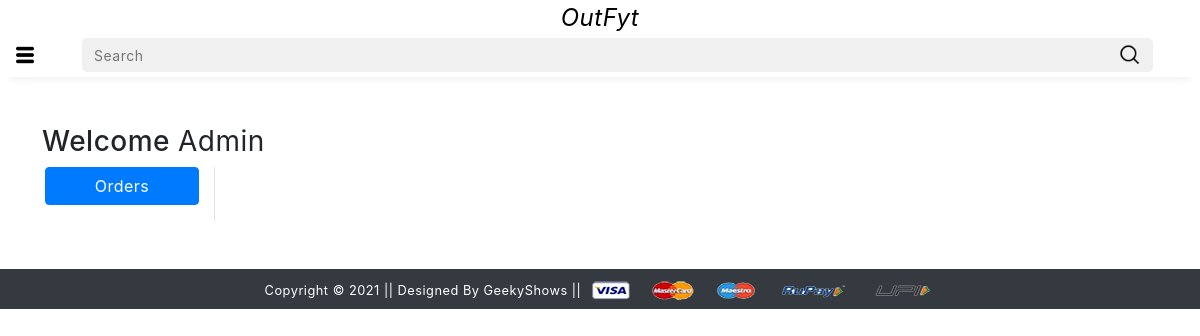
The page /orders/ (signed in) on the database as committed earlier.
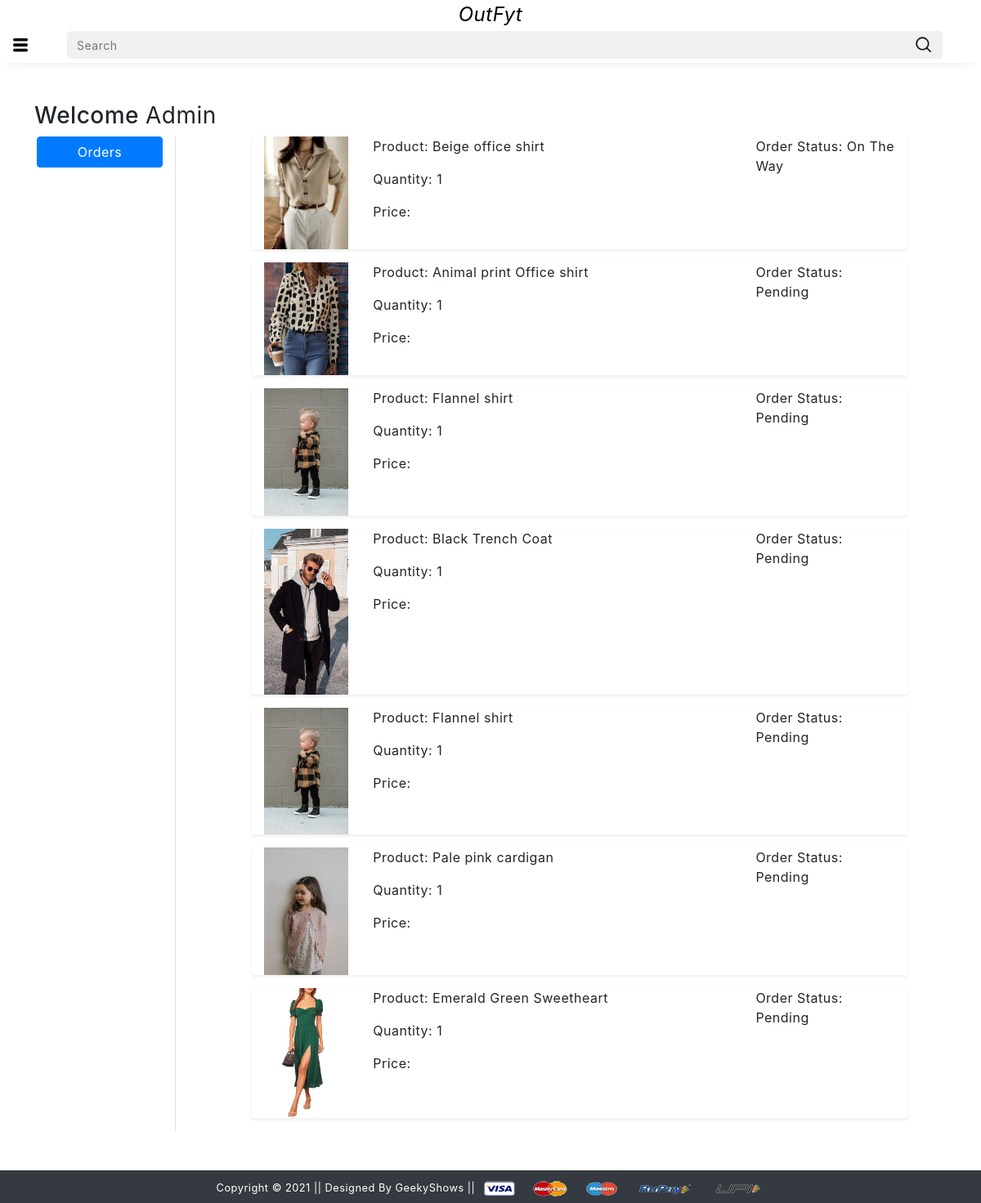
The same page on the database as committed later.
### app/models.py (models this page shows)
class OrderPlaced(models.Model):
    user=models.ForeignKey(User,on_delete=models.CASCADE)
    customer=models.ForeignKey(Customer,on_delete=models.CASCADE)
    product=models.ForeignKey(Product,on_delete=models.CASCADE)
    quantity=models.PositiveIntegerField(default=1)
    ordered_date=models.DateTimeField(auto_now_add=True)
    status=models.CharField(max_length=50,choices=STATUS_CHOICES,default='Pending')

class Product(models.Model):
    title=models.CharField(max_length=100)
    selling_price=models.IntegerField()
    discounted_price=models.IntegerField()
    description=models.TextField()
    brand=models.CharField(max_length=100)
    category=models.CharField(choices=CATEGORY_CHOICES,max_length=3)
    product_image=models.ImageField(upload_to='productimg')

### app/views.py (the view)
# urls.py: path('orders/', views.orders, name='orders'),
def orders(request):
 op = OrderPlaced.objects.filter(user=request.user)
 return render(request, 'app/orders.html', {'order_placed':op})

### app/templates/app/orders.html (shortened to what this page needs)
{% extends 'app/base.html' %}
{% load static %}
{% block main-content %}
<div class="container my-5">
  <div class="row">
    <h3>Welcome <span class="text-capitalize">{{request.user}}</span></h3>
    <div class="col-sm-2 border-end">
      <ul class="list-unstyled">
        <li class="d-grid"><a href="{% url 'orders' %}" class="btn btn-primary">Orders</a></li>
      </ul>
    </div>
    <div class="col-sm-9 offset-sm-1">
      {% for op in order_placed %}
        <div class="row shadow-sm mb-3">
          <div class="col-sm-2">
              <img src="{{op.product.product_image.url}}" alt="" srcset="" class="img-fluid" height="150" width="150">
          </div>
          <div class="col-sm-7">
            <p>Product: {{op.product.title}}</p>
            <p>Quantity: {{op.quantity}}</p>
            <p>Price: {{op.total_cost}}</p>
          </div>
          <div class="col-sm-3 fw-bold">
            <p>Order Status: {{ op.status }}</p>
          </div>
        </div>
      {% endfor %}
    </div>
  </div>
</div>
{% endblock main-content %}

### app/templates/app/base.html (shortened to what this page needs)
<!DOCTYPE html>
{% load static %}
<html lang="en">
  <head>
    <link rel="stylesheet" href="{% static 'app/css/style.css' %}" />
    <link
      href="https://cdn.jsdelivr.net/npm/bootstrap@5.0.0-beta1/dist/css/bootstrap.min.css"
      rel="stylesheet"
    />
    <link
      rel="stylesheet"
      href="https://cdn.jsdelivr.net/npm/bootstrap@4.0.0/dist/css/bootstrap.min.css"
    />
    <link rel="stylesheet" href="{% static 'app/css/owl.carousel.min.css' %}" />
    <link rel="stylesheet" href="{% static 'app/css/all.min.css' %}" />
  </head>
  <body>
    <div class="header">
      <div class="header-first">
        <a class="website-name" href="/"><i>OutFyt</i></a>
      </div>
      <div class="header-second" id="navbarSupportedContent">
        <button class="menu-button" type="button">
          <img
            class="menu-button-img"
            src="{% static 'app/images/menu-icon.png' %}"
            alt="Not found"
          />
        </button>
        <form class="search-div">
          <input class="search-input" type="search" placeholder="Search" />
          <button class="search-button" type="submit">
            <img
              class="search-button-img"
              src="{% static 'app/images/search-icon-black.png' %}"
              alt="Not found"
            />
          </button>
        </form>
      </div>
    </div>
    <div class="content-body">
      {% block main-content %}
      {% endblock main-content %}
      {% block footer %}
            <footer class="container-fluid bg-dark text-center p-2 footer-index">
              <small class="text-white"
                >Copyright &copy; 2021 || Designed By GeekyShows ||
              </small>
              <img
                src="{% static 'app/images/payment.png' %}"
                alt=""
                srcset=""
                class="img-fluid"
                height="2px"
              />
            </footer>
      {% endblock footer %}
    </div>
  </body>
</html>

### app/static/app/css/style.css (style rules this page uses)
* { user-select: none; letter-spacing: 0.5px; font-weight: 400; }
.header { display: flex; flex-direction: column; width: 100%; height: auto; position: fixed; z-index: 50; background-color: white; box-shadow: rgba(33, 35, 38, 0.1) 0px 10px 10px -10px; }
.website-name { font-size: 24px; text-decoration: none; color: black; font-weight: bold; }
.header-first { display: flex; justify-content: center; align-items: center; }
.header-second { display: flex; width: 100%; align-items: center; padding: 2px 0px 5px 0px; font-size: 1.35vw; padding-right: 10px; }
.search-div { display: flex; width: 90%; margin: auto; background-color: rgba(232, 232, 232, 0.63); border-radius: 5px; }
.search-div > input { border: none; width: 100%; padding-left: 12px; letter-spacing: 0.5px; background: transparent; color: rgba(0, 0, 0, 0.596); border-radius: 5px; font-size: 14px; }
.search-button { display: flex; align-items: center; justify-content: center; border-radius: 50%; height: 34px; width: 34px; border: none; background: transparent; }
.search-button-img { padding: 5px; height: 34px; border-radius: 50%; margin-right: 12px; background: transparent; }
.menu-button { visibility: visible; margin-left: 5px; }
.menu-button, .menu-close-button { display: flex; align-items: center; justify-content: center; border: none; background-color: white; background: transparent; }
.menu-button-img, .menu-close-button-img { padding: 5px; height: 28px; background-color: white; background: transparent; }
div > a { text-decoration: none; color: black; }
.content-body { position: absolute; width: 100%; height: 100%; }
.row { width: 100%; }

Rows that differ between the two databases and show on the page:
added OrderPlaced: product.product_image (picture), product "Beige office shirt", quantity "1", status "On The Way"
added OrderPlaced: product.product_image (picture), product "Animal print Office shirt", quantity "1", status "Pending"
added OrderPlaced: product.product_image (picture), product "Flannel shirt", quantity "1", status "Pending"
added OrderPlaced: product.product_image (picture), product "Black Trench Coat", quantity "1", status "Pending"
added OrderPlaced: product.product_image (picture), product "Flannel shirt", quantity "1", status "Pending"
added OrderPlaced: product.product_image (picture), product "Pale pink cardigan", quantity "1", status "Pending"
added OrderPlaced: product.product_image (picture), product "Emerald Green Sweetheart", quantity "1", status "Pending"
